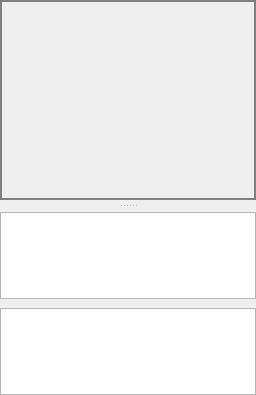
                                <widget class="QSplitter" name="splitter">
                                    <property name="orientation">
                                        <enum>Qt::Vertical</enum>
                                    </property>
                                    <property name="handleWidth">
                                        <number>12</number>
                                    </property>
                                    <widget class="QWidget" name="frame" native="true">
                                        <property name="sizePolicy">
                                            <sizepolicy hsizetype="Preferred" vsizetype="Minimum">
                                                <horstretch>0</horstretch>
                                                <verstretch>0</verstretch>
                                            </sizepolicy>
                                        </property>
                                        <property name="minimumSize">
                                            <size>
                                                <width>0</width>
                                                <height>200</height>
                                            </size>
                                        </property>
                                        <property name="styleSheet">
                                            <string notr="true">border: 1px solid gray;</string>
                                        </property>
                                        <layout class="QVBoxLayout" name="verticalLayout_8">
                                            <property name="leftMargin">
                                                <number>1</number>
                                            </property>
                                            <property name="topMargin">
                                                <number>1</number>
                                            </property>
                                            <property name="rightMargin">
                                                <number>1</number>
                                            </property>
                                            <property name="bottomMargin">
                                                <number>1</number>
                                            </property>
                                            <item>
                                                <widget class="GLWidget" name="glwVisualizer" native="true"/>
                                            </item>
                                        </layout>
                                    </widget>
                                    <widget class="QWidget" name="layoutWidget">
                                        <layout class="QVBoxLayout" name="verticalLayout_7">
                                            <property name="spacing">
                                                <number>9</number>
                                            </property>
                                            <item>
                                                <widget class="QTableView" name="tblProgram">
                                                    <property name="font">
                                                        <font>
                                                            <pointsize>9</pointsize>
                                                        </font>
                                                    </property>
                                                    <property name="contextMenuPolicy">
                                                        <enum>Qt::CustomContextMenu</enum>
                                                    </property>
                                                    <property name="editTriggers">
                                                        <set>
                                                            QAbstractItemView::AnyKeyPressed|QAbstractItemView::DoubleClicked|QAbstractItemView::EditKeyPressed|QAbstractItemView::SelectedClicked
                                                        </set>
                                                    </property>
                                                    <property name="selectionMode">
                                                        <enum>QAbstractItemView::ContiguousSelection</enum>
                                                    </property>
                                                    <property name="selectionBehavior">
                                                        <enum>QAbstractItemView::SelectRows</enum>
                                                    </property>
                                                    <property name="gridStyle">
                                                        <enum>Qt::DashLine</enum>
                                                    </property>
                                                    <attribute name="horizontalHeaderHighlightSections">
                                                        <bool>false</bool>
                                                    </attribute>
                                                    <attribute name="horizontalHeaderMinimumSectionSize">
                                                        <number>50</number>
                                                    </attribute>
                                                    <attribute name="verticalHeaderVisible">
                                                        <bool>false</bool>
                                                    </attribute>
                                                </widget>
                                            </item>
                                            <item>
                                                <widget class="QTableView" name="tblHeightMap">
                                                    <property name="alternatingRowColors">
                                                        <bool>true</bool>
                                                    </property>
                                                    <property name="selectionMode">
                                                        <enum>QAbstractItemView::SingleSelection</enum>
                                                    </property>
                                                    <property name="gridStyle">
                                                        <enum>Qt::DashLine</enum>
                                                    </property>
                                                    <attribute name="horizontalHeaderVisible">
                                                        <bool>false</bool>
                                                    </attribute>
                                                    <attribute name="horizontalHeaderDefaultSectionSize">
                                                        <number>60</number>
                                                    </attribute>
                                                    <attribute name="horizontalHeaderHighlightSections">
                                                        <bool>false</bool>
                                                    </attribute>
                                                    <attribute name="verticalHeaderVisible">
                                                        <bool>false</bool>
                                                    </attribute>
                                                </widget>
                                            </item>
                                        </layout>
                                    </widget>
                                </widget>
